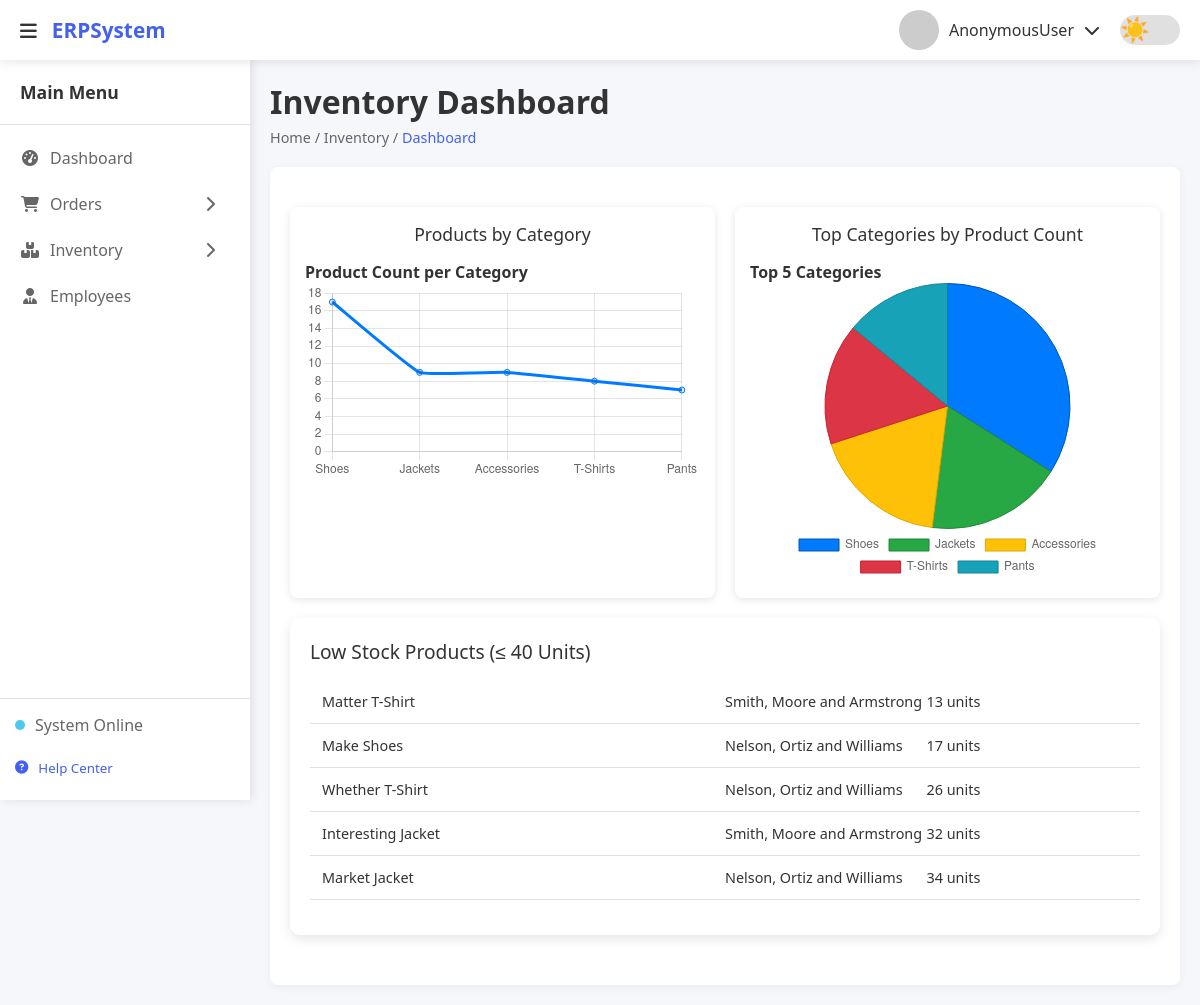
Screenshot of /inventory/ with the database file from the repository.
### main/models.py (models this page shows, shortened)
class Product(models.Model):
    name = models.CharField(max_length=100)
    description = models.TextField(blank=True, null=True)
    category = models.CharField(max_length=50, blank=True, null=True)
    price = models.DecimalField(max_digits=10, decimal_places=2)
    stock_quantity = models.PositiveIntegerField(default=0)
    supplier = models.ForeignKey(
        Supplier, on_delete=models.CASCADE, related_name="products"
    )
    created_at = models.DateTimeField(auto_now_add=True)
    updated_at = models.DateTimeField(auto_now=True)
    class Meta:
        ordering = ["name"]

class Supplier(models.Model):
    name = models.CharField(max_length=100)
    contact_person = models.CharField(max_length=100, blank=True, null=True)
    email = models.EmailField(unique=True)
    phone = models.CharField(max_length=15, blank=True, null=True)
    address = models.TextField(blank=True, null=True)
    created_at = models.DateTimeField(auto_now_add=True)
    updated_at = models.DateTimeField(auto_now=True)
    class Meta:
        ordering = ["name"]

### main/views.py (the view)
# urls.py: path("inventory/", views.inventory, name="inventory"),
def inventory(request):
    categories = ["T-Shirts", "Pants", "Jackets", "Shoes", "Accessories"]
    category_counts = Product.objects.filter(
        category__in=categories
    ).values('category').annotate(
        product_count=Count('id')
    ).order_by('-product_count')
    top_categories = category_counts[:5]
    low_stock_products = Product.objects.filter(
        stock_quantity__lte=40
    ).select_related('supplier').order_by('stock_quantity')[:10]
    context = {
        'category_counts': category_counts,
        'top_categories': top_categories,
        'low_stock_products': low_stock_products,
        'categories': categories,
    }
    return render(request, 'inventory.html', context)

### template/inventory.html (shortened to what this page needs)
{% extends "wrapper.html" %}
{% load static %}
{% block content %}
<div class="content-header">
    <h1>Inventory Dashboard</h1>
    <div class="breadcrumb">
        <span>Home</span> / <span>Inventory</span> / <span>Dashboard</span>
    </div>
</div>
<div class="content-body">
    <div class="charts-grid">
        <div class="chart-card">
            <h3>Products by Category</h3>
            <h4>Product Count per Category</h4>
            <canvas id="categoryChart"></canvas>
        </div>
        <div class="chart-card">
            <h3>Top Categories by Product Count</h3>
            <h4>Top 5 Categories</h4>
            <canvas id="topCategoriesChart"></canvas>
        </div>
    </div>
    <div class="card">
        <h3>Low Stock Products (≤ 40 Units)</h3>
        <ul class="data-list">
            {% for product in low_stock_products %}
            <li class="data-item">
                <span>{{ product.name }}</span>
                <span>{{ product.supplier.name }}</span>
                <span>{{ product.stock_quantity }} units</span>
            </li>
            {% empty %}
            <p>No low stock products found.</p>
            {% endfor %}
        </ul>
    </div>
</div>
<script>
    // Category Product Count Line Chart
    const categoryChart = new Chart(document.getElementById('categoryChart'), {
        type: 'line',
        data: {
            labels: [{% for cat in category_counts %}'{{ cat.category }}',{% endfor %}],
    datasets: [{
        label: 'Product Count',
        data: [{% for cat in category_counts %}{{ cat.product_count }}, {% endfor %}],
        fill: false,
            borderColor: '#007bff',
                tension: 0.1
            }]
        },
    options: {
        scales: {
            y: { beginAtZero: true }
        },
        plugins: {
            legend: { display: false }
        }
    }
    });
    // Top Categories Pie Chart
    const topCategoriesChart = new Chart(document.getElementById('topCategoriesChart'), {
        type: 'pie',
        data: {
            labels: [{% for cat in top_categories %}'{{ cat.category }}',{% endfor %}],
    datasets: [{
        data: [{% for cat in top_categories %}{{ cat.product_count }}, {% endfor %}],
        backgroundColor: ['#007bff', '#28a745', '#ffc107', '#dc3545', '#17a2b8'],
            borderColor: ['#0056b3', '#218838', '#e0a800', '#c82333', '#138496'],
                borderWidth: 1
            }]
        },
    options: {
        plugins: {
            legend: { position: 'bottom' }
        }
    }
    });
</script>
{% endblock %}

### template/wrapper.html (shortened to what this page needs)
<!DOCTYPE html>
{% load static %}
<html lang="en">
<head>
    <link rel="stylesheet" href="https://cdnjs.cloudflare.com/ajax/libs/font-awesome/6.4.0/css/all.min.css">
    <link rel="stylesheet" href="{% static 'css/main.css' %}">
    <link rel="stylesheet" href="{% static 'css/modal.css' %}">
    <link rel="stylesheet" href="{% static 'css/dashboard.css' %}">
    <link rel="stylesheet" href="{% static 'css/orders.css' %}">
    <link rel="stylesheet" href="{% static 'css/order_detail.css' %}">
    <link rel="stylesheet" href="{% static 'css/inventory.css' %}">
    <link rel="stylesheet" href="{% static 'css/products.css' %}">
    <link rel="stylesheet" href="{% static 'css/employee.css' %}">
</head>
<body>
    <div class="container">
        <nav class="top-nav">
            <div class="nav-left">
                <button id="sidebarToggle" class="menu-btn">
                    <i class="fas fa-bars"></i>
                </button>
                <div class="logo">
                    <span>ERP</span>System
                </div>
            </div>
            <div class="nav-right">
                <div class="user-profile" id="userProfile">
                    <img src="https://picsum.photos/200/300" width="40px" height="40px" alt="User">
                    <span>{{ request.user }}</span>
                    <i class="fas fa-chevron-down" id="userDropdownToggle"></i>
                </div>
                <div>
                    <div class="theme-toggle">
                        <label class="toggle-switch">
                            <span class="toggle-slider">
                            </span>
                        </label>
                    </div>
                </div>
            </div>
        </nav>
        <aside class="sidebar" id="sidebar">
            <div class="sidebar-header">
                <h3>Main Menu</h3>
            </div>
            <ul class="sidebar-menu">
                <li>
                    <a href="/">
                        <i class="fas fa-tachometer-alt"></i>
                        <span>Dashboard</span>
                    </a>
                </li>
                <li>
                    <a href="{% url 'main:orders' %}">
                        <i class="fas fa-shopping-cart"></i>
                        <span>Orders</span>
                        <i class="fas fa-chevron-right dropdown-icon"></i>
                    </a>
                </li>
                <li>
                    <a href="{% url 'main:inventory' %}">
                        <i class="fas fa-boxes"></i>
                        <span>Inventory</span>
                        <i class="fas fa-chevron-right dropdown-icon"></i>
                    </a>
                </li>
                <li>
                    <a href="{% url 'main:employee' %}">
                        <i class="fas fa-user-tie"></i>
                        <span>Employees</span>
                    </a>
                </li>
            </ul>
            <div class="sidebar-footer">
                <div class="system-status">
                    <div class="status-indicator online"></div>
                    <span>System Online</span>
                </div>
                <button class="help-btn">
                    <i class="fas fa-question-circle"></i>
                    <span>Help Center</span>
                </button>
            </div>
        </aside>
        <main class="main-content" id="mainContent">
            {% block content %}
            {% endblock %}
        </main>
    </div>
</body>
</html>

### staticfiles/css/dashboard.css (style rules this page uses)
.charts-grid { display: grid; grid-template-columns: repeat(auto-fit, minmax(350px, 1fr)); gap: 20px; margin-bottom: 30px; }
.chart-card { background-color: var(--card-bg); border-radius: 10px; padding: 20px; box-shadow: 0 4px 12px rgba(0, 0, 0, 0.1); transition: box-shadow var(--transition-speed); }
.chart-card h3 { font-size: 1.2rem; color: var(--text); margin-bottom: 15px; font-weight: 500; }
.chart-card canvas { max-height: 300px; width: 100%; }
.card { background-color: var(--card-bg); border-radius: 10px; padding: 20px; margin-bottom: 30px; box-shadow: 0 4px 12px rgba(0, 0, 0, 0.1); transition: box-shadow var(--transition-speed); }
.card h3 { font-size: 1.2rem; color: var(--text); margin-bottom: 15px; font-weight: 500; }

### staticfiles/css/order_detail.css (style rules this page uses)
.charts-grid { display: grid; grid-template-columns: repeat(auto-fit, minmax(300px, 1fr)); gap: 20px; margin: 20px 0; }
.data-list { list-style: none; padding: 0; margin: 15px 0; }
.data-item { display: flex; justify-content: space-between; align-items: center; padding: 12px; border-bottom: 1px solid var(--border); transition: background-color var(--transition-speed); }
.data-item span { flex: 1; text-align: left; color: var(--text); font-size: 0.9rem; }

### staticfiles/css/inventory.css (style rules this page uses)
.data-list { list-style: none; padding: 0; margin: 15px 0; }
.data-item { display: flex; justify-content: space-between; align-items: center; padding: 12px; border-bottom: 1px solid var(--border); transition: background-color var(--transition-speed); }
.data-item span { flex: 1; text-align: left; color: var(--text); font-size: 0.9rem; }

### staticfiles/css/products.css (style rules this page uses)
.data-list { list-style: none; padding: 0; margin: 15px 0; }
.data-item { display: flex; justify-content: space-between; align-items: center; padding: 12px; border-bottom: 1px solid var(--border); transition: background-color var(--transition-speed); }
.data-item span { flex: 1; text-align: left; color: var(--text); font-size: 0.9rem; }

### rows the page displays
Product: name "Matter T-Shirt", supplier.name "Smith, Moore and Armstrong", stock_quantity "13"
Product: name "Make Shoes", supplier.name "Nelson, Ortiz and Williams", stock_quantity "17"
Product: name "Whether T-Shirt", supplier.name "Nelson, Ortiz and Williams", stock_quantity "26"
Product: name "Interesting Jacket", supplier.name "Smith, Moore and Armstrong", stock_quantity "32"
Product: name "Market Jacket", supplier.name "Nelson, Ortiz and Williams", stock_quantity "34"

### other values shown
{{ request.user }} "AnonymousUser"
chart data {{ cat.category }} Shoes, Jackets, Accessories, T-Shirts, Pants
chart data {{ cat.product_count }} 17, 9, 9, 8, 7
